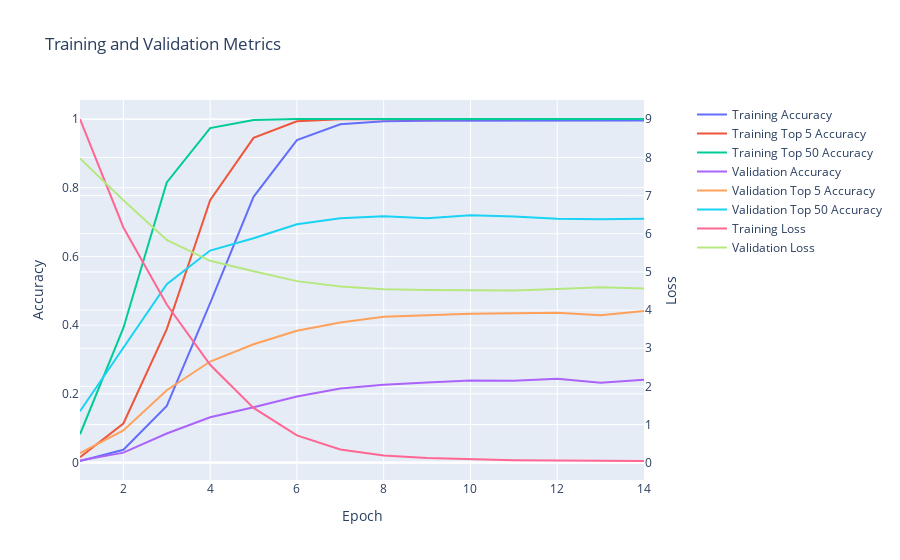

The notebook cell this image was saved under:
### Code cell
arcface_similarity_model.display_training_history()

### Figure 1 — Plotly figure (JSON) as saved in the notebook; plotly's stock layout.template omitted (floating-point values rounded to 4 significant figures)
{"data": [{"mode": "lines", "name": "Training Accuracy", "type": "scatter", "x": [1, 2, 3, 4, 5, 6, 7, 8, 9, 10, 11, 12, 13, 14], "xaxis": "x", "y": [0.004446, 0.03714, 0.1648, 0.4642, 0.7735, 0.9387, 0.9844, 0.9935, 0.9946, 0.9948, 0.995, 0.9952, 0.9947, 0.9954, 0.9947], "yaxis": "y"}, {"mode": "lines", "name": "Training Top 5 Accuracy", "type": "scatter", "x": [1, 2, 3, 4, 5, 6, 7, 8, 9, 10, 11, 12, 13, 14], "xaxis": "x", "y": [0.01543, 0.1136, 0.3884, 0.7635, 0.945, 0.9932, 0.9994, 0.9999, 0.9999, 0.9999, 0.9999, 0.9998, 0.9999, 1.0, 1.0], "yaxis": "y"}, {"mode": "lines", "name": "Training Top 50 Accuracy", "type": "scatter", "x": [1, 2, 3, 4, 5, 6, 7, 8, 9, 10, 11, 12, 13, 14], "xaxis": "x", "y": [0.08225, 0.3917, 0.8153, 0.9735, 0.9974, 0.9998, 0.9999, 1.0, 1.0, 1.0, 0.9999, 0.9999, 0.9999, 1.0, 1.0], "yaxis": "y"}, {"mode": "lines", "name": "Validation Accuracy", "type": "scatter", "x": [1, 2, 3, 4, 5, 6, 7, 8, 9, 10, 11, 12, 13, 14], "xaxis": "x", "y": [0.005755, 0.02877, 0.08449, 0.1318, 0.1611, 0.192, 0.2155, 0.2265, 0.2328, 0.2386, 0.2383, 0.2435, 0.232, 0.2412, 0.2103], "yaxis": "y"}, {"mode": "lines", "name": "Validation Top 5 Accuracy", "type": "scatter", "x": [1, 2, 3, 4, 5, 6, 7, 8, 9, 10, 11, 12, 13, 14], "xaxis": "x", "y": [0.02747, 0.09364, 0.2106, 0.294, 0.3442, 0.3837, 0.4075, 0.4243, 0.4285, 0.4329, 0.4345, 0.4363, 0.4285, 0.4413, 0.3926], "yaxis": "y"}, {"mode": "lines", "name": "Validation Top 50 Accuracy", "type": "scatter", "x": [1, 2, 3, 4, 5, 6, 7, 8, 9, 10, 11, 12, 13, 14], "xaxis": "x", "y": [0.1491, 0.3346, 0.5192, 0.6171, 0.6529, 0.6937, 0.711, 0.7172, 0.7112, 0.7199, 0.7162, 0.7094, 0.7081, 0.7099, 0.6754], "yaxis": "y"}, {"mode": "lines", "name": "Training Loss", "type": "scatter", "x": [1, 2, 3, 4, 5, 6, 7, 8, 9, 10, 11, 12, 13, 14], "xaxis": "x", "y": [9.008, 6.166, 4.145, 2.566, 1.437, 0.7161, 0.3497, 0.1901, 0.1226, 0.08873, 0.06825, 0.05709, 0.05307, 0.0463, 0.0475], "yaxis": "y2"}, {"mode": "lines", "name": "Validation Loss", "type": "scatter", "x": [1, 2, 3, 4, 5, 6, 7, 8, 9, 10, 11, 12, 13, 14], "xaxis": "x", "y": [7.973, 6.881, 5.837, 5.291, 5.018, 4.76, 4.62, 4.549, 4.525, 4.512, 4.513, 4.552, 4.598, 4.566, 4.823], "yaxis": "y2"}], "layout": {"title": {"text": "Training and Validation Metrics"}, "xaxis": {"anchor": "y", "domain": [0.0, 0.94], "title": {"text": "Epoch"}}, "yaxis": {"anchor": "x", "domain": [0.0, 1.0], "title": {"text": "Accuracy"}}, "yaxis2": {"anchor": "x", "overlaying": "y", "side": "right", "title": {"text": "Loss"}}}}
